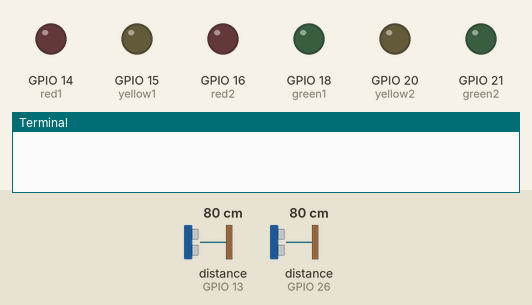
Recording of a program running on a simulated Raspberry Pi (BCM pin numbers). Parts: output pins drawn as LEDs (lit = HIGH), the last lines printed to the terminal. The inputs (shaded band) are chosen by the test bench; at power-on: distance to the obstacle (sensors on GPIO 13, GPIO 26) 80 cm. The echo pulse lasts 58.3 µs per cm; the clock reads 2024-03-15 10:24:30 at power-on unless the program sets it; pins used as bus, display or sensor lines are not drawn.

Above: at 1.2 s.
1.3 s: distance to the obstacle (sensor on GPIO 13) set to 9 cm
4.8 s: distance to the obstacle (sensor on GPIO 13) set to 6 cm
At 9.5 s:
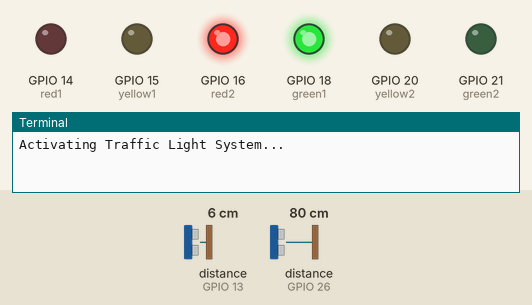
Timing chart, 0 to 11.0 s (numbered marks = the images above; inputs shaded):
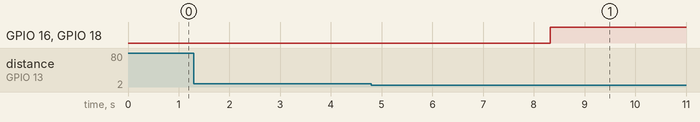

Measured:
- the behaviour switches between 8 and 7 cm on distance to the obstacle (sensor on GPIO 13) (found by bisection; images 0 and 1)
- after the input at 1.3 s, every drawn part: stays the same
- after the input at 4.8 s, GPIO 16 (red2), GPIO 18 (green1): LOW → HIGH after 3.5 s

The program:

trafficlight_sensors.py
```python
#!/usr/bin/python

# import libraries
from gpiozero import *
import time
import RPi.GPIO as GPIO
import numpy as np

flag = 0

GPIO.setmode(GPIO.BCM)

TRIG1 = 6
ECHO1 = 13

TRIG2 = 19
ECHO2 = 26

GPIO.setup(TRIG1, GPIO.OUT)
GPIO.setup(ECHO1, GPIO.IN)
GPIO.setup(TRIG2, GPIO.OUT)
GPIO.setup(ECHO2, GPIO.IN)

GPIO.output(TRIG1, False)
GPIO.output(TRIG2, False)

# define inputs/outputs
red1 = LED(14); red2 = LED(16);
yellow1 = LED(15); yellow2 = LED(20);
green1 = LED(18); green2 = LED(21);

sensor1_readings = []
sensor2_readings = []

# need to get the distance senesor continuously reading values
while True:
  GPIO.output(TRIG1, True)
  time.sleep(0.00001)
  GPIO.output(TRIG1, False)

  while (GPIO.input(ECHO1)==0):
    pulse_start1 = time.time()
  while (GPIO.input(ECHO1)==1):
    pulse_end1 = time.time()

  GPIO.output(TRIG2, True)
  time.sleep(0.00001)
  GPIO.output(TRIG2, False)

  while (GPIO.input(ECHO2)==0):
    pulse_start2 = time.time()
  while (GPIO.input(ECHO2)==1):
    pulse_end2 = time.time()

  pulse_duration1 = pulse_end1 - pulse_start1
  pulse_duration2 = pulse_end2 - pulse_start2

  distance1 = pulse_duration1 * 17150
  distance1 = round(distance1, 2)
  distance2 = pulse_duration2 * 17150
  distance2 = round(distance2, 2)

  #print("sensor 1", distance1)
  #print("sensor 2", distance2)

  time.sleep(.75) # collect measurements every half a second
  sensor1_readings = np.append(sensor1_readings,[distance1])
  sensor2_readings = np.append(sensor2_readings,[distance2])

  current_reading1 = len(sensor1_readings)
  current_reading2 = len(sensor2_readings)
  #print("length of array 1", sensor1_readings)
  #print("length of array 2", sensor2_readings)


  if (current_reading1 < 4) & (current_reading2 < 4):
  # print("not enough readings yet")
    continue
  elif (green1.is_active == False) & (green2.is_active == False):

  # turn the green light on if
  # a car arrives at either sensor

    if ((sensor1_readings[current_reading1-1]<=8) & (sensor1_readings[current_reading1-2]<=8) & (sensor1_readings[current_reading1-3]<=8) & (sensor1_readings[current_reading1-4]<=8)) | \
       ((sensor2_readings[current_reading2-1]<=8) & (sensor2_readings[current_reading2-2]<=8) & (sensor2_readings[current_reading2-3]<=8) & (sensor2_readings[current_reading2-4]<=8)):
      sensor1_readings = []
      sensor2_readings = []

      print("Activating Traffic Light System...\n")

      green1.on()
      red2.on()
      time.sleep(3)
      distance1 = 200; distance2 = 200;

  elif green1.is_active == True:
    # with the green light on, if the button
    # is pressed again, transition to yellow,
    # and then red. Once the button is pressed
    # a second time, switch back to green. Repeat.
    if (sensor1_readings[current_reading1-1]<=8) & (sensor1_readings[current_reading1-2]<=8) & (sensor1_readings[current_reading1-3]<=8) & (sensor1_readings[current_reading1-4]<=8):
      print("Car has arrived at traffic light 2. \nChanging system pattern")
      sensor1_readings = []
      sensor2_readings = []

      time.sleep(1.5)
      # set green light on 1 and red light on 2
      green1.off()
      time.sleep(.25)
      # change set 1 to change to yellow
      # keep set 2 set to red
      yellow1.on(); time.sleep(4)
      # change set 1 to red and set 2 will wait 1 sec until changing to green
      yellow1.off(); time.sleep(.25);
      red1.on();     time.sleep(2);
      red2.off()
      green2.on()
      print("Green light. GO!\n")

  elif green2.is_active == True:
    # now if the A buton is pressed for set one...
    # we want to have set 2 change yellow then red
    # and set 1 will then change to green.
    if (sensor2_readings[current_reading2-1]<=8) & (sensor2_readings[current_reading2-2]<=8) & (sensor2_readings[current_reading2-3]<=8) & (sensor2_readings[current_reading2-4]<=8):
      print("Car has arrived at traffic light 1. \nChanging system pattern")
      sensor1_readngs = []
      sensor2_readings = []

      time.sleep(1.5)
      # set green light on 1 and red light on 2
      green2.off()
      time.sleep(.25)
      # change set 1 to change to yellow
      # keep set 2 set to red
      yellow2.on(); time.sleep(4)
      # change set 1 to red and set 2 will wait 1 sec until changing to green
      yellow2.off(); time.sleep(.25);
      red2.on();     time.sleep(2);
      red1.off()
      green1.on()
      print("Green light. GO!\n")


  if (current_reading1 > 15) & (current_reading2 > 15):
    print("No traffic!")
    break

  #print(current_reading1)
  #print(current_reading2)
```
